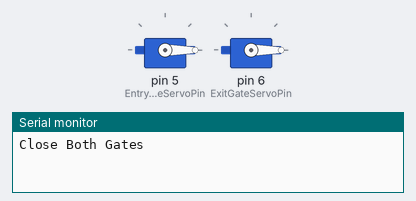
Bench run of a sketch on a simulated Arduino Uno, built with avr-gcc and run on an emulated ATmega328P. Shown: 2 × servo, the last lines printed to the serial monitor.

Above: at 0.05 s.
At 1.85 s:
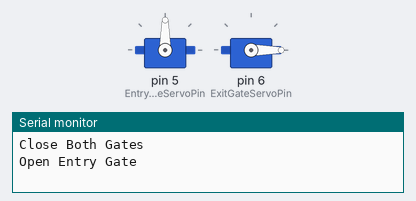
At 3.85 s:
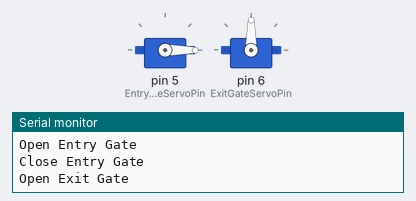
Timing chart, 0 to 62.4 s (numbered marks = the images above):
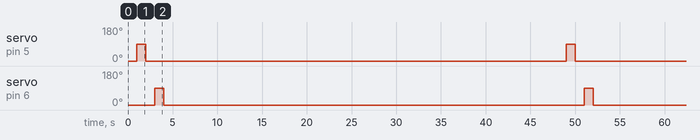

Measured:
- by itself, servo on pin 5 (EntryGateServoPin), servo on pin 6 (ExitGateServoPin): alternates 90° for 1.0 s and 0° for 47.0 s

The sketch:

servor_test.ino
```cpp
/*
 *  Servo test
 *  entry/exit gate
 */


#include <Servo.h>

#define EntryGateServoPin 5
#define ExitGateServoPin 6
#define Open  90
#define Close 0

int delayvalue = 1000;
Servo EntryGateServo;
Servo ExitGateServo;

void setup()
{
    InitEntryExitLEDs(); // You have to do this to turn off the
    // entry LEDs

    // Initialize the Serial port:
    Serial.begin(9600);

    // Map servo to pin
//    EntryGateServo.attach(EntryGateServoPin);
//    ExitGateServo.attach(ExitGateServoPin);
}

void loop()
{
    EntryGateServo.attach(EntryGateServoPin);
    ExitGateServo.attach(ExitGateServoPin);

    Serial.println( "Close Both Gates" );  //Here we close both gates
    EntryGateServo.write(Close);
    ExitGateServo.write(Close);
    delay( delayvalue );

    Serial.println( "Open Entry Gate" );   //Here we open the entry gate
    EntryGateServo.write(Open);
    delay( delayvalue );

    Serial.println( "Close Entry Gate" );  //Here we close the entry gate
    EntryGateServo.write(Close);
    delay( delayvalue );

    Serial.println( "Open Exit Gate" );    //Here we open the exit gate
    ExitGateServo.write(Open);
    delay( delayvalue );

    Serial.println( "Close Exit Gate" );   //Here we close the exit gate
    ExitGateServo.write(Close);
    delay( delayvalue );
    delay( delayvalue );
    delay( delayvalue );
    delay( delayvalue );

    Serial.println( "Detach the entry gate." );   //Here we close the exit gate
    EntryGateServo.detach();
    delay( 10000);
    delay( 10000);

    Serial.println( "Detach the entry gate." );   //Here we close the exit gate
    ExitGateServo.detach();
    delay( 10000);
    delay( 10000);

    Serial.println( "End detach the gate" );   //Here we close the exit gate
}

/*********************************************************************
 * void InitEntryExitLEDs()
 *
 * Parameters: None
 *
 * Description:
 * The entry and exit LEDs are 3 way LEDs with a common annode. This means
 * that you pull the other legs low to lite the appropriate colored LED.
 * The problem is that when you turn on the CPU, the pins are typically low
 * meaning that the LEDs will be on. This method, simply ensures they are
 * off.
 ***********************************************************************/
void InitEntryExitLEDs()
{
    int i;
    for (i=26; i<=29; i++)
    {
        pinMode(i, OUTPUT);
        digitalWrite(i, HIGH);
    }
}
```
